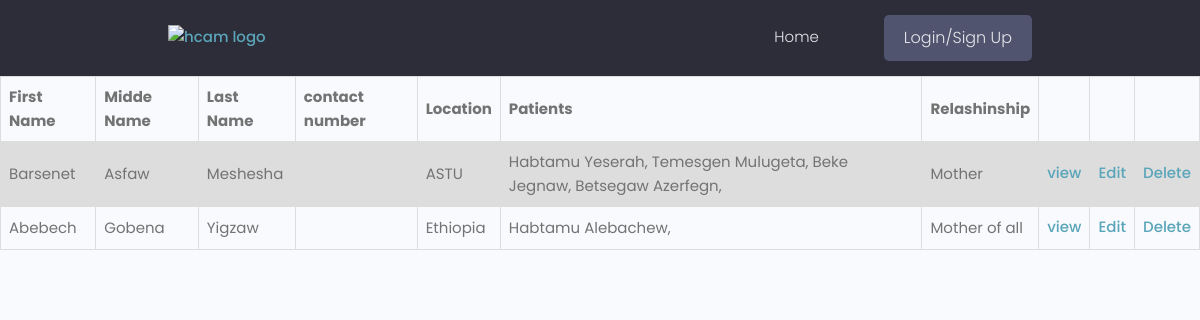
/users/caregivers/, run on an earlier commit of the app's database.
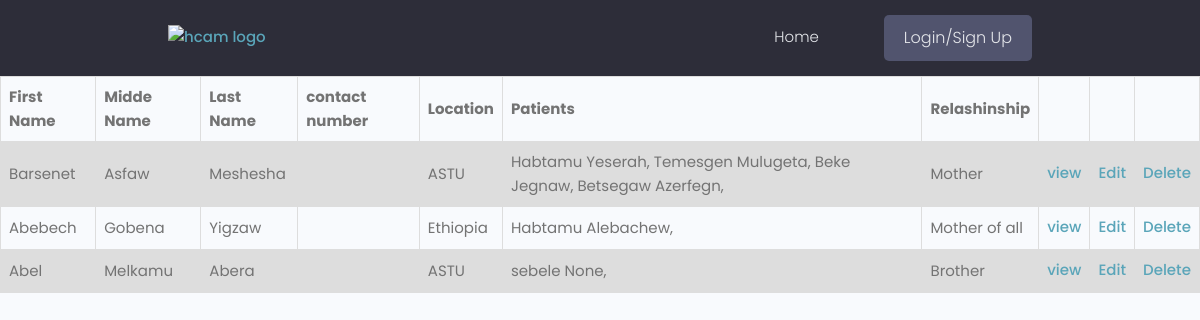
And on a later commit of the database.
### users/models.py (models this page shows, shortened)
class Caregiver(models.Model):
    user = models.OneToOneField(UserAccount, null=True, blank=True, on_delete=models.CASCADE)
    first_name = models.CharField(max_length=100, null=True, blank=True)
    middle_name = models.CharField(max_length=100, null=True, blank=True)
    last_name = models.CharField(max_length=100, null=True, blank=True)
    email = models.EmailField(max_length=150, null=True, blank=True)
    username = models.CharField(max_length=100, null=True, blank=True)
    location = models.CharField(max_length=100, null=True, blank=True)
    national_id = models.ImageField(null=True, blank=True, default='national.jpg')
    relation_ship = models.CharField(max_length=100, null=True, blank=True)
    profile_image = models.ImageField(null=True, blank=True, default='default.jpg')
    created = models.DateTimeField(auto_now_add=True)
    id = models.UUIDField(default=uuid.uuid4, unique=True, primary_key=True, editable=False)

class Patient(models.Model):
    user = models.OneToOneField(UserAccount, null=True, blank=True, on_delete=models.CASCADE)
    first_name = models.CharField(max_length=100, null=True, blank=True)
    middle_name = models.CharField(max_length=100, null=True, blank=True)
    last_name = models.CharField(max_length=100, null=True, blank=True)
    email = models.EmailField(max_length=150, null=True, blank=True)
    username = models.CharField(max_length=100, null=True, blank=True)
    location = models.CharField(max_length=100, null=True, blank=True)
    national_id = models.ImageField(null=True, blank=True, default='national.jpg')
    age = models.PositiveIntegerField(null=True, blank=True)
    outPatient = models.BooleanField(null=True, blank=True)
    doctor = models.ForeignKey(Doctor, null=True, blank=True, on_delete=models.SET_NULL)
    diseases = models.ManyToManyField('Disease')
    caregiver = models.ForeignKey(Caregiver, null=True, blank=True, on_delete=models.CASCADE)
    profile_image = models.ImageField(null=True, blank=True, default='default-patient.png')
    created = models.DateTimeField(auto_now_add=True)
    id = models.UUIDField(default=uuid.uuid4, unique=True, primary_key=True, editable=False)

### users/views.py (the view)
# urls.py: path('caregivers/', views.caregivers, name = 'caregivers'),
def caregivers(request):
    caregiverObj = Caregiver.objects.all()
    context = {'caregiverObj': caregiverObj}
    return render(request, 'users/caregivers.html', context)

### users/templates/users/caregivers.html (shortened to what this page needs)
{% extends 'main.html' %}
{% block content %}
{% include 'navbar.html' %}
<!DOCTYPE html>
<html>
<head>
</head>
<body>
<table>
  <tr>
    <th>First Name</th>
    <th>Midde Name</th>
    <th>Last Name</th>
    <th>contact number</th>
    <th>Location</th>
    <th>Patients</th>
    <th>Relashinship</th>
    <th>     </th>
    <th>     </th>
    <th>     </th>
  </tr>
  {% for caregiver in caregiverObj %}
  <tr>
    <td>{{caregiver.first_name}}</td>
    <td>{{caregiver.middle_name}}</td>
    <td>{{caregiver.last_name}}</td>
    <td></td>
    <td>{{caregiver.location}}</td>
    <td>{% for patient in caregiver.patient_set.all %}
    {{patient.first_name}} {{patient.middle_name}},
    {% endfor %}</td>
    <td>{{caregiver.relation_ship}}</td>
    <td><a href="{% url 'single-caregiver' caregiver.id %}">view</a></td>
    <td><a href="{% url 'update-caregiver' caregiver.id %}">Edit </a></td>
    <td><a href="{% url 'delete-caregiver' caregiver.id %}">Delete</a></td>
  </tr>
  {% endfor %}
</table>
</body>
</html>
{% endblock %}

What changed in the data, as far as the page shows it:
added Caregiver: first_name "Abel", middle_name "Melkamu", last_name "Abera", location "ASTU", relation_ship "Brother"
added Patient: first_name "sebele", middle_name "None", shown under "Abel"
